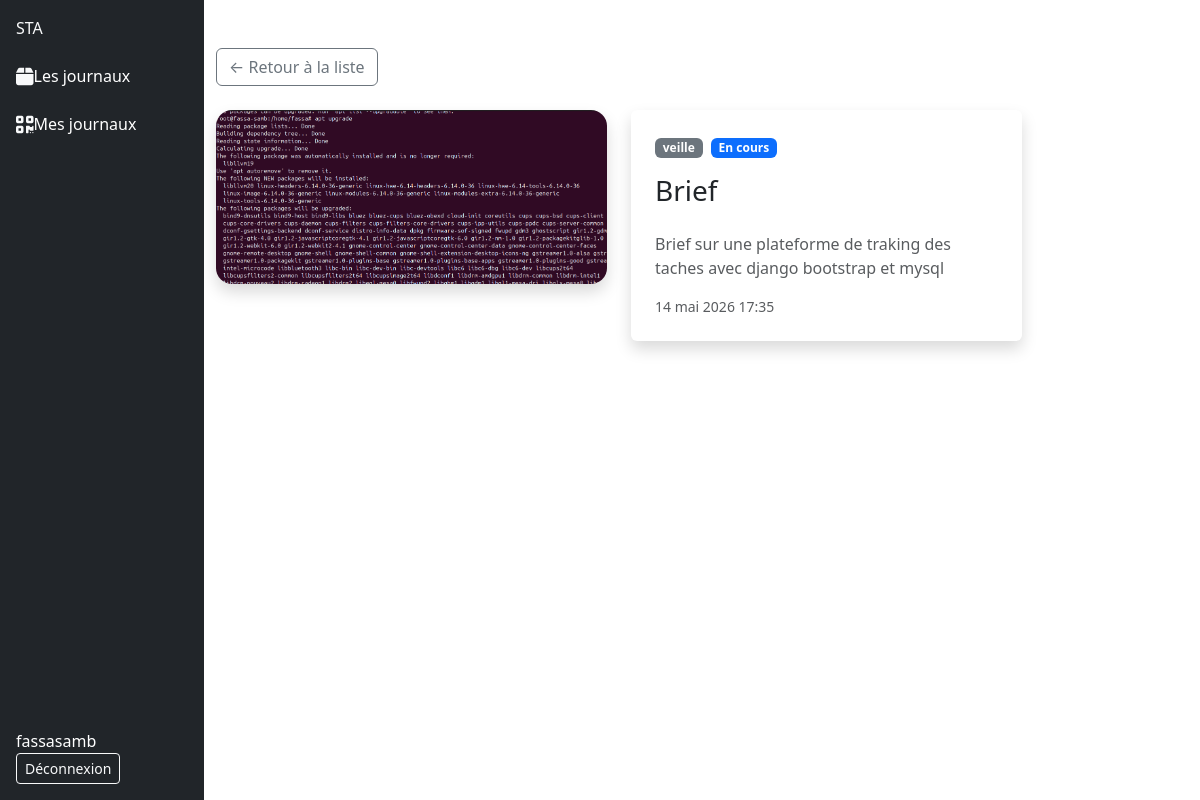
The app's page /entree/entree/2/detail (signed in) with its own data.
### activite/models.py (models this page shows)
class Entree(models.Model) :
    class Statut(models.TextChoices):
        EN_COURS = 'en_cours', 'En cours'
        RESOLU   = 'resolu',   'Résolu'
        BLOQUE   = 'bloque',   'Bloqué'
    titre = models.CharField( max_length=100)
    contenu_textuel = models.TextField()
    image_de_preuve = models.ImageField(upload_to='images/')
    date_creation = models.DateTimeField(auto_now_add=True)
    categorie = models.ForeignKey(Categorie, on_delete=models.SET_NULL, null=True)
    user = models.ForeignKey(User, on_delete=models.SET_NULL, null=True)
    etat = models.CharField(
        max_length=20,
        choices=Statut.choices,
        default=Statut.EN_COURS
    )

class Categorie(models.Model) :
    nom_categorie = models.CharField( max_length=64)
    description = models.TextField()
    date_creation = models.DateTimeField(auto_now_add=True)
    def __str__(self):
        return self.nom_categorie

### activite/views.py (the view)
# urls.py: path("entree/<int:pk>/detail", EntreeDetailView.as_view(), name="detail_entree"),
class EntreeDetailView(LoginRequiredMixin, DetailView):
    model = Entree
    template_name = 'detail_tache.html'
    context_object_name = 'entree'

### activite/templates/detail_tache.html (shortened to what this page needs)
{% extends 'base.html' %}
{% load static %}
{% block content %}
<div class="container py-4">
    <a href="{% url 'entree' %}" class="btn btn-outline-secondary mb-4">
        ← Retour à la liste
    </a>
    <div class="row g-4">
        <div class="col-5">
            {% if entree.image_de_preuve %}
                <img src="{{ entree.image_de_preuve.url }}"
                     class="img-fluid rounded-4 shadow w-100"
                     style="max-height: 400px; object-fit: cover;"
                     alt="Preuve">
            {% else %}
                <div class="bg-secondary d-flex align-items-center justify-content-center rounded-4"
                     style="height: 400px;">
                    <span class="text-white opacity-50">Aucune image</span>
                </div>
            {% endif %}
        </div>
        <div class="col-5">
            <div class="card shadow border-0 h-100 p-4">
                <div class="mb-3">
                    <span class="badge bg-secondary me-1">{{ entree.categorie }}</span>
                    {% if entree.etat == 'en_cours' %}
                        <span class="badge bg-primary">{{ entree.get_etat_display }}</span>
                    {% elif entree.etat == 'resolu' %}
                        <span class="badge bg-success">{{ entree.get_etat_display }}</span>
                    {% elif entree.etat == 'bloque' %}
                        <span class="badge bg-danger">{{ entree.get_etat_display }}</span>
                    {% endif %}
                </div>
                <h3>{{ entree.titre }}</h3>
                <p class="text-muted mt-3">{{ entree.contenu_textuel }}</p>
                <small class="text-muted">{{ entree.date_creation }}</small>
            </div>
        </div>
    </div>
</div>
{% endblock content %}

### templates/base.html (shortened to what this page needs)
{% load static %}
<!DOCTYPE html>
<html lang="en">
<head>
    <link href="https://cdn.jsdelivr.net/npm/bootstrap@5.3.3/dist/css/bootstrap.min.css" rel="stylesheet">
</head>
<body>
    <div class=" justify-content-between m-0">
        <div class="row d-flex flex-row" >
            <div class="sidebar sticky-top d-flex flex-column justify-content-between align-items-start p-3 vh-100 bg-dark  start-0 top-0  col-2" >
                <div class="d-flex flex-column align-items-start gap-4">
                <a class="navbar-brand text-light" href="{% url 'entree' %}">STA</a>
                <a class="text-decoration-none text-white" href="{% url 'entree' %}"><i class="fa-solid fa-box fa-lg text-light"></i>Les journaux</a>
                <a class="text-decoration-none text-white" href="{% url 'user_entrees' user.pk%}"><i class="fa-solid fa-qrcode fa-lg text-light"></i>Mes journaux</a>
                </div>
                <div>
                {% if request.user.is_authenticated %}
                    <span class="text-white me-3">{{ request.user.username }}</span>
                    <form method="post" action="{% url 'logout' %}">
                        <button type="submit" class="btn btn-outline-light btn-sm">Déconnexion</button>
                    </form>
                {% endif %}
                </div>
            </div>
            <div class="col-10 mt-4 ">
                {% block content %}
                {% endblock content %}
            </div>
        </div>
    </div>
</body>
</html>

### records on screen
Entree: image_de_preuve (picture), categorie "veille", etat "En cours", titre "Brief", contenu_textuel "Brief sur une plateforme de traking des taches avec django bootstrap et mysql", date_creation "14 mai 2026 17:35"

### other values on screen
{{ request.user.username }} "fassasamb"
